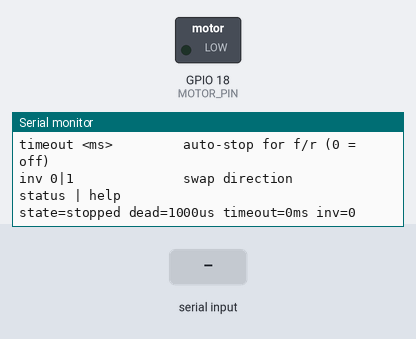
Simulated run of this sketch. Board: ESP32. Parts: switched loads named in the sketch (green lamp = pin HIGH), the last lines printed to the serial monitor. Inputs (shaded band) come from the test bench.

Above: at 1.4 s.
1.5 s: "f 1\n" received over Serial
At 2.7 s:
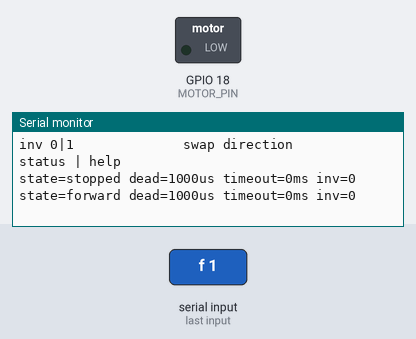
3.0 s: "r 1\n" received over Serial
At 4.0 s:
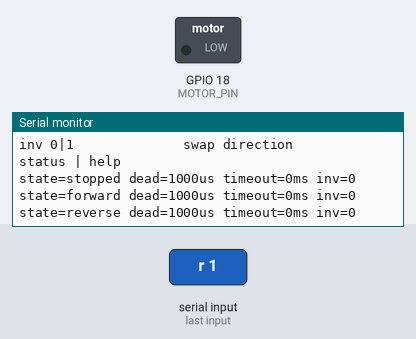

The sketch:

firmware.ino
```cpp
/*
  firmware.ino - 1-pin, 3-level (HIGH / LOW / Hi-Z) discrete H-bridge driver
  Target : any ESP32 board, Arduino-ESP32 core. No external libraries.
  Pin HIGH = forward, pin LOW = reverse, pin as INPUT (Hi-Z) = stop (coast).
  Serial : 115200 baud, line ending "Newline". Type "help".
*/

// ===================== USER SETTINGS (edit here) =====================
const uint8_t  MOTOR_PIN        = 18;     // GPIO to the 3-level node
const uint32_t SERIAL_BAUD      = 115200;
const uint32_t DEAD_TIME_MIN_US = 100;    // safety floor for deadTimeUs

// ============ RUNTIME SETTINGS (also changeable over Serial) ============
uint32_t deadTimeUs = 1000;   // Hi-Z gap forced before a direct direction change (us)
uint32_t autoStopMs = 0;      // auto-stop after this many ms for f/r; 0 = never
bool     invertDir  = false;  // swap forward/reverse in software

// ============================ STATE ============================
enum Motion : uint8_t { STOPPED, FORWARD, REVERSE };
Motion   motion    = STOPPED;
uint32_t limitMs   = 0;       // auto-stop limit of the current run (0 = none)
uint32_t startedMs = 0;

char    lineBuf[40];
uint8_t lineLen = 0;

// ======================== PIN LEVEL HELPERS ========================
// Hi-Z: plain input, no pulls -> the external divider holds the node at ~Vcc/2.
void pinHiZ()  { pinMode(MOTOR_PIN, INPUT); }
// Write the level first, then enable the output, to avoid a glitch to the wrong level.
void pinHigh() { digitalWrite(MOTOR_PIN, HIGH); pinMode(MOTOR_PIN, OUTPUT); }
void pinLow()  { digitalWrite(MOTOR_PIN, LOW);  pinMode(MOTOR_PIN, OUTPUT); }

void waitUs(uint32_t us) {
  uint32_t t = micros();
  while ((uint32_t)(micros() - t) < us) yield();
}

// ============================ MOTION ============================
void setMotion(Motion next, uint32_t limit) {
  // Direct reversal: go through Hi-Z first so the bridge never shoots through.
  if (motion != STOPPED && next != STOPPED && next != motion) {
    pinHiZ();
    waitUs(deadTimeUs);
  }

  Motion drive = next;
  if (invertDir && next != STOPPED) drive = (next == FORWARD) ? REVERSE : FORWARD;

  if (drive == FORWARD)      pinHigh();
  else if (drive == REVERSE) pinLow();
  else                       pinHiZ();

  motion    = next;
  limitMs   = (next == STOPPED) ? 0 : limit;
  startedMs = millis();
}

// ============================ SERIAL ============================
void printStatus() {
  Serial.print(F("state="));
  Serial.print(motion == FORWARD ? F("forward") : motion == REVERSE ? F("reverse") : F("stopped"));
  Serial.print(F(" dead="));    Serial.print(deadTimeUs);
  Serial.print(F("us timeout=")); Serial.print(autoStopMs);
  Serial.print(F("ms inv="));    Serial.println(invertDir ? 1 : 0);
}

void printHelp() {
  Serial.println(F("f | r | s            forward / reverse / stop"));
  Serial.println(F("pulse f|r <ms>       run for <ms>, then stop"));
  Serial.println(F("dead <us>            Hi-Z gap before reversing"));
  Serial.println(F("timeout <ms>         auto-stop for f/r (0 = off)"));
  Serial.println(F("inv 0|1              swap direction"));
  Serial.println(F("status | help"));
}

void handleLine(char *line) {
  char *cmd = strtok(line, " ");
  if (!cmd) return;
  char *a1 = strtok(NULL, " ");
  char *a2 = strtok(NULL, " ");

  if      (!strcmp(cmd, "f")) setMotion(FORWARD, autoStopMs);
  else if (!strcmp(cmd, "r")) setMotion(REVERSE, autoStopMs);
  else if (!strcmp(cmd, "s")) setMotion(STOPPED, 0);
  else if (!strcmp(cmd, "pulse") && a1 && a2) {
    uint32_t ms = strtoul(a2, NULL, 10);
    if (ms == 0) setMotion(STOPPED, 0);
    else         setMotion(a1[0] == 'r' ? REVERSE : FORWARD, ms);
  }
  else if (!strcmp(cmd, "dead") && a1) {
    deadTimeUs = strtoul(a1, NULL, 10);
    if (deadTimeUs < DEAD_TIME_MIN_US) deadTimeUs = DEAD_TIME_MIN_US;
  }
  else if (!strcmp(cmd, "timeout") && a1) autoStopMs = strtoul(a1, NULL, 10);
  else if (!strcmp(cmd, "inv") && a1)     invertDir = (atoi(a1) != 0);
  else if (!strcmp(cmd, "status")) { /* just print below */ }
  else if (!strcmp(cmd, "help") || !strcmp(cmd, "?")) { printHelp(); return; }
  else { Serial.println(F("unknown command, type: help")); return; }

  printStatus();
}

// ============================ ARDUINO ============================
void setup() {
  pinHiZ();                       // safe default: motor off
  Serial.begin(SERIAL_BAUD);
  delay(200);
  Serial.println(F("3-level H-bridge ready"));
  printHelp();
  printStatus();
}

void loop() {
  while (Serial.available()) {
    char c = Serial.read();
    if (c == '\r' || c == '\n') {
      if (lineLen) { lineBuf[lineLen] = 0; handleLine(lineBuf); lineLen = 0; }
    } else if (lineLen < sizeof(lineBuf) - 1) {
      lineBuf[lineLen++] = tolower(c);
    }
  }

  if (motion != STOPPED && limitMs && (uint32_t)(millis() - startedMs) >= limitMs) {
    setMotion(STOPPED, 0);
    Serial.println(F("auto-stop"));
    printStatus();
  }
}
```

Measured:
- after the input at 1.5 s, the serial monitor: prints a new line at once (image 1)
- after the input at 3.0 s, the serial monitor: prints a new line at once (image 2)
